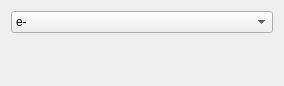
<?xml version="1.0" encoding="UTF-8"?>
<ui version="4.0">
 <class>Form</class>
 <widget class="QWidget" name="Form">
  <property name="geometry">
   <rect>
    <x>0</x>
    <y>0</y>
    <width>284</width>
    <height>86</height>
   </rect>
  </property>
  <property name="windowTitle">
   <string>Form</string>
  </property>
  <layout class="QGridLayout" name="gridLayout">
   <item row="0" column="0">
    <widget class="QComboBox" name="particles_type">
     <item>
      <property name="text">
       <string>e-</string>
      </property>
     </item>
     <item>
      <property name="text">
       <string>e+</string>
      </property>
     </item>
    </widget>
   </item>
   <item row="1" column="0">
    <layout class="QHBoxLayout" name="horizontalLayout">
     <item>
      <widget class="QLabel" name="status_1">
       <property name="font">
        <font>
         <pointsize>12</pointsize>
        </font>
       </property>
       <property name="text">
        <string/>
       </property>
      </widget>
     </item>
     <item>
      <widget class="QLabel" name="status_2">
       <property name="font">
        <font>
         <pointsize>12</pointsize>
        </font>
       </property>
       <property name="text">
        <string/>
       </property>
      </widget>
     </item>
     <item>
      <widget class="QLabel" name="status_3">
       <property name="font">
        <font>
         <pointsize>12</pointsize>
        </font>
       </property>
       <property name="text">
        <string/>
       </property>
      </widget>
     </item>
     <item>
      <widget class="QLabel" name="status_4">
       <property name="font">
        <font>
         <pointsize>12</pointsize>
        </font>
       </property>
       <property name="text">
        <string/>
       </property>
      </widget>
     </item>
    </layout>
   </item>
  </layout>
 </widget>
 <resources/>
 <connections/>
</ui>
